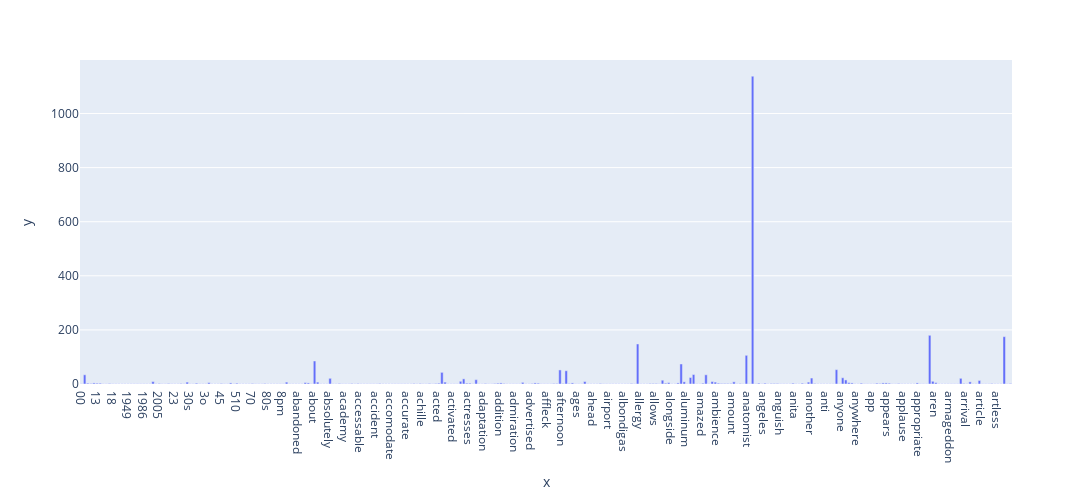

This figure's notebook cell:
### Markdown cell above
### visualize with plotly

### Code cell
graph = px.bar(x=feature_names[:300], y=term_frequencies[:300])
graph.update_layout(
	width=1200,
	height=500,
)

graph.show()

### Figure 1 — Plotly figure (JSON) as saved in the notebook; plotly's stock layout.template omitted (floating-point values rounded to 4 significant figures; data arrays with more than 128 entries replaced by an {"elided": "..."} marker saying what was removed)
{"data": [{"alignmentgroup": "True", "hovertemplate": "x=%{x}<br>y=%{y}<extra></extra>", "legendgroup": "", "marker": {"color": "#636efa", "pattern": {"shape": ""}}, "name": "", "offsetgroup": "", "orientation": "v", "showlegend": false, "textposition": "auto", "type": "bar", "x": {"elided": "300 str values"}, "xaxis": "x", "y": {"elided": "300 int values"}, "yaxis": "y"}], "layout": {"barmode": "relative", "height": 500, "legend": {"tracegroupgap": 0}, "margin": {"t": 60}, "width": 1200, "xaxis": {"anchor": "y", "domain": [0, 1], "title": {"text": "x"}}, "yaxis": {"anchor": "x", "domain": [0, 1], "title": {"text": "y"}}}}
